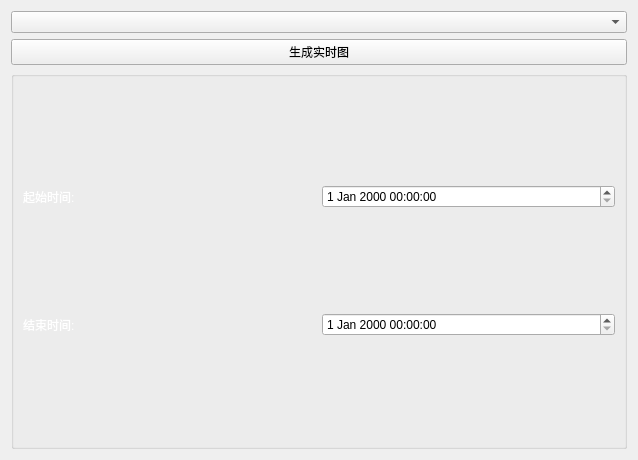
<?xml version="1.0" encoding="UTF-8"?>
<ui version="4.0">
 <class>RtChartForm</class>
 <widget class="QWidget" name="RtChartForm">
  <property name="geometry">
   <rect>
    <x>0</x>
    <y>0</y>
    <width>638</width>
    <height>460</height>
   </rect>
  </property>
  <property name="windowTitle">
   <string>Form</string>
  </property>
  <layout class="QHBoxLayout" name="horizontalLayout">
   <item>
    <layout class="QGridLayout" name="gridLayout">
     <item row="0" column="0">
      <layout class="QVBoxLayout" name="verticalLayout_chart"/>
     </item>
     <item row="0" column="1">
      <layout class="QVBoxLayout" name="verticalLayout_control">
       <item>
        <widget class="QComboBox" name="comboBox"/>
       </item>
       <item>
        <widget class="QPushButton" name="pushButton">
         <property name="text">
          <string>生成实时图</string>
         </property>
        </widget>
       </item>
       <item>
        <widget class="QGroupBox" name="groupBox">
         <property name="title">
          <string/>
         </property>
         <layout class="QHBoxLayout" name="horizontalLayout_2">
          <item>
           <layout class="QGridLayout" name="gridLayout_2">
            <item row="0" column="1">
             <widget class="QDateTimeEdit" name="dateTimeEdit"/>
            </item>
            <item row="0" column="0">
             <widget class="QLabel" name="label">
              <property name="palette">
               <palette>
                <active>
                 <colorrole role="WindowText">
                  <brush brushstyle="SolidPattern">
                   <color alpha="255">
                    <red>255</red>
                    <green>255</green>
                    <blue>255</blue>
                   </color>
                  </brush>
                 </colorrole>
                </active>
                <inactive>
                 <colorrole role="WindowText">
                  <brush brushstyle="SolidPattern">
                   <color alpha="255">
                    <red>255</red>
                    <green>255</green>
                    <blue>255</blue>
                   </color>
                  </brush>
                 </colorrole>
                </inactive>
                <disabled>
                 <colorrole role="WindowText">
                  <brush brushstyle="SolidPattern">
                   <color alpha="255">
                    <red>120</red>
                    <green>120</green>
                    <blue>120</blue>
                   </color>
                  </brush>
                 </colorrole>
                </disabled>
               </palette>
              </property>
              <property name="text">
               <string>起始时间:</string>
              </property>
              <property name="scaledContents">
               <bool>false</bool>
              </property>
             </widget>
            </item>
            <item row="1" column="0">
             <widget class="QLabel" name="label_2">
              <property name="palette">
               <palette>
                <active>
                 <colorrole role="WindowText">
                  <brush brushstyle="SolidPattern">
                   <color alpha="255">
                    <red>255</red>
                    <green>255</green>
                    <blue>255</blue>
                   </color>
                  </brush>
                 </colorrole>
                </active>
                <inactive>
                 <colorrole role="WindowText">
                  <brush brushstyle="SolidPattern">
                   <color alpha="255">
                    <red>255</red>
                    <green>255</green>
                    <blue>255</blue>
                   </color>
                  </brush>
                 </colorrole>
                </inactive>
                <disabled>
                 <colorrole role="WindowText">
                  <brush brushstyle="SolidPattern">
                   <color alpha="255">
                    <red>120</red>
                    <green>120</green>
                    <blue>120</blue>
                   </color>
                  </brush>
                 </colorrole>
                </disabled>
               </palette>
              </property>
              <property name="text">
               <string>结束时间:</string>
              </property>
             </widget>
            </item>
            <item row="1" column="1">
             <widget class="QDateTimeEdit" name="dateTimeEdit_2"/>
            </item>
           </layout>
          </item>
         </layout>
        </widget>
       </item>
      </layout>
     </item>
    </layout>
   </item>
  </layout>
 </widget>
 <resources/>
 <connections/>
</ui>
